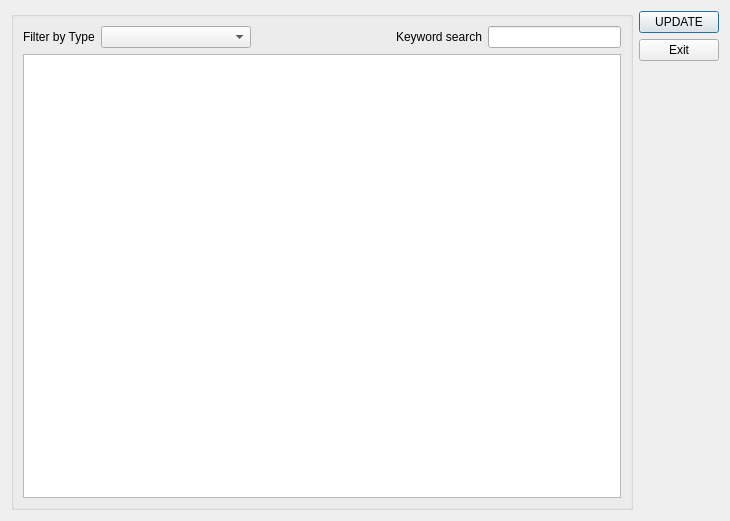
<?xml version="1.0" encoding="UTF-8"?>
<ui version="4.0">
 <class>Dialog</class>
 <widget class="QDialog" name="Dialog">
  <property name="geometry">
   <rect>
    <x>0</x>
    <y>0</y>
    <width>730</width>
    <height>521</height>
   </rect>
  </property>
  <property name="windowTitle">
   <string>Dialog</string>
  </property>
  <layout class="QGridLayout" name="gridLayout">
   <item row="0" column="1">
    <widget class="QPushButton" name="save_delivery_info">
     <property name="text">
      <string>UPDATE</string>
     </property>
    </widget>
   </item>
   <item row="1" column="1">
    <widget class="QPushButton" name="pushButton_2">
     <property name="text">
      <string>Exit</string>
     </property>
    </widget>
   </item>
   <item row="2" column="1">
    <spacer name="verticalSpacer">
     <property name="orientation">
      <enum>Qt::Vertical</enum>
     </property>
     <property name="sizeHint" stdset="0">
      <size>
       <width>20</width>
       <height>40</height>
      </size>
     </property>
    </spacer>
   </item>
   <item row="0" column="0" rowspan="3">
    <widget class="QGroupBox" name="groupBox">
     <property name="sizePolicy">
      <sizepolicy hsizetype="Preferred" vsizetype="Preferred">
       <horstretch>1</horstretch>
       <verstretch>0</verstretch>
      </sizepolicy>
     </property>
     <property name="title">
      <string/>
     </property>
     <layout class="QGridLayout" name="gridLayout_2">
      <item row="2" column="4">
       <widget class="QLineEdit" name="keywordsearch"/>
      </item>
      <item row="2" column="0">
       <widget class="QLabel" name="label">
        <property name="text">
         <string>Filter by Type</string>
        </property>
       </widget>
      </item>
      <item row="2" column="1">
       <widget class="QComboBox" name="comboBox_filter">
        <property name="minimumSize">
         <size>
          <width>150</width>
          <height>0</height>
         </size>
        </property>
       </widget>
      </item>
      <item row="3" column="0" colspan="5">
       <widget class="QTableView" name="tableView_delivery"/>
      </item>
      <item row="2" column="2">
       <spacer name="horizontalSpacer">
        <property name="orientation">
         <enum>Qt::Horizontal</enum>
        </property>
        <property name="sizeHint" stdset="0">
         <size>
          <width>40</width>
          <height>20</height>
         </size>
        </property>
       </spacer>
      </item>
      <item row="2" column="3">
       <widget class="QLabel" name="label_2">
        <property name="text">
         <string>Keyword search</string>
        </property>
       </widget>
      </item>
     </layout>
    </widget>
   </item>
  </layout>
 </widget>
 <resources/>
 <connections/>
</ui>
